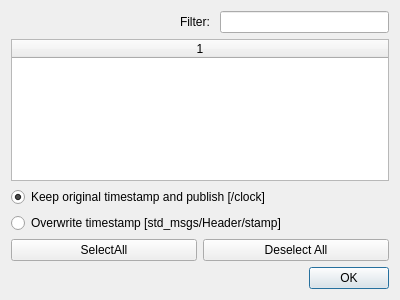
<?xml version="1.0" encoding="UTF-8"?>
<ui version="4.0">
  <class>PublisherSelect</class>
  <widget class="QDialog" name="PublisherSelect">
    <property name="geometry">
      <rect>
        <x>0</x>
        <y>0</y>
        <width>400</width>
        <height>300</height>
      </rect>
    </property>
    <property name="minimumSize">
      <size>
        <width>400</width>
        <height>300</height>
      </size>
    </property>
    <property name="windowTitle">
      <string>Select topics to be published</string>
    </property>
    <layout class="QVBoxLayout" name="verticalLayout">
      <item>
        <layout class="QHBoxLayout" name="horizontalLayoutFilter">
          <item>
            <spacer name="horizontalSpacerFilter">
              <property name="orientation">
                <enum>Qt::Horizontal</enum>
              </property>
              <property name="sizeHint" stdset="0">
                <size>
                  <width>40</width>
                  <height>20</height>
                </size>
              </property>
            </spacer>
          </item>
          <item>
            <widget class="QLabel" name="labelFilter">
              <property name="text">
                <string>Filter: </string>
              </property>
            </widget>
          </item>
          <item>
            <widget class="QLineEdit" name="lineEditFilter">
              <property name="maximumSize">
                <size>
                  <width>300</width>
                  <height>16777215</height>
                </size>
              </property>
              <property name="clearButtonEnabled">
                <bool>true</bool>
              </property>
            </widget>
          </item>
        </layout>
      </item>
      <item>
        <widget class="QTableWidget" name="listTopics">
          <property name="sizePolicy">
            <sizepolicy hsizetype="Minimum" vsizetype="Expanding">
              <horstretch>0</horstretch>
              <verstretch>0</verstretch>
            </sizepolicy>
          </property>
          <property name="sizeAdjustPolicy">
            <enum>QAbstractScrollArea::AdjustIgnored</enum>
          </property>
          <property name="editTriggers">
            <set>QAbstractItemView::NoEditTriggers</set>
          </property>
          <property name="showDropIndicator" stdset="0">
            <bool>false</bool>
          </property>
          <property name="dragDropOverwriteMode">
            <bool>false</bool>
          </property>
          <property name="selectionMode">
            <enum>QAbstractItemView::MultiSelection</enum>
          </property>
          <property name="selectionBehavior">
            <enum>QAbstractItemView::SelectRows</enum>
          </property>
          <property name="textElideMode">
            <enum>Qt::ElideRight</enum>
          </property>
          <property name="sortingEnabled">
            <bool>true</bool>
          </property>
          <property name="columnCount">
            <number>1</number>
          </property>
          <attribute name="horizontalHeaderDefaultSectionSize">
            <number>300</number>
          </attribute>
          <attribute name="horizontalHeaderShowSortIndicator" stdset="0">
            <bool>true</bool>
          </attribute>
          <attribute name="horizontalHeaderStretchLastSection">
            <bool>true</bool>
          </attribute>
          <attribute name="verticalHeaderMinimumSectionSize">
            <number>18</number>
          </attribute>
          <attribute name="verticalHeaderDefaultSectionSize">
            <number>21</number>
          </attribute>
          <column/>
        </widget>
      </item>
      <item>
        <widget class="QRadioButton" name="radioButtonClock">
          <property name="focusPolicy">
            <enum>Qt::NoFocus</enum>
          </property>
          <property name="toolTip">
            <string>&lt;html&gt;&lt;head/&gt;&lt;body&gt;&lt;p&gt;&lt;span style=&quot;
              color:#2e3436;&quot;&gt;Publish the topic [/clock].&lt;/span&gt;&lt;span style=&quot;
              font-family:'monospace'; color:#2e3436;&quot;/&gt;&lt;/p&gt;&lt;p&gt;&lt;span
              style=&quot; font-family:'monospace'; color:#2e3436;&quot;&gt;You should set rosparam
              use_sim_time = true&lt;/span&gt;&lt;/p&gt;&lt;/body&gt;&lt;/html&gt;</string>
          </property>
          <property name="text">
            <string>Keep original timestamp and publish [/clock]</string>
          </property>
          <property name="checked">
            <bool>true</bool>
          </property>
        </widget>
      </item>
      <item>
        <widget class="QRadioButton" name="radioButtonHeaderStamp">
          <property name="focusPolicy">
            <enum>Qt::NoFocus</enum>
          </property>
          <property name="toolTip">
            <string>&lt;html&gt;&lt;head/&gt;&lt;body&gt;&lt;p&gt;&lt;span style=&quot;
              color:#2e3436;&quot;&gt;Pretend it is a new
              message.&lt;/span&gt;&lt;/p&gt;&lt;p&gt;&lt;span style=&quot; font-family:'monospace';
              color:#2e3436;&quot;&gt;The timestamp of the original message will be overwritten with
              ros::Time::Now()&lt;/span&gt;&lt;/p&gt;&lt;/body&gt;&lt;/html&gt;</string>
          </property>
          <property name="text">
            <string>Overwrite timestamp [std_msgs/Header/stamp]</string>
          </property>
        </widget>
      </item>
      <item>
        <layout class="QHBoxLayout" name="horizontalLayout">
          <item>
            <widget class="QPushButton" name="pushButtonSelect">
              <property name="focusPolicy">
                <enum>Qt::NoFocus</enum>
              </property>
              <property name="text">
                <string>SelectAll</string>
              </property>
            </widget>
          </item>
          <item>
            <widget class="QPushButton" name="pushButtonDeselect">
              <property name="focusPolicy">
                <enum>Qt::NoFocus</enum>
              </property>
              <property name="text">
                <string>Deselect All</string>
              </property>
            </widget>
          </item>
        </layout>
      </item>
      <item>
        <widget class="QDialogButtonBox" name="buttonBox">
          <property name="orientation">
            <enum>Qt::Horizontal</enum>
          </property>
          <property name="standardButtons">
            <set>QDialogButtonBox::Ok</set>
          </property>
        </widget>
      </item>
    </layout>
  </widget>
  <resources />
  <connections>
    <connection>
      <sender>buttonBox</sender>
      <signal>accepted()</signal>
      <receiver>PublisherSelect</receiver>
      <slot>accept()</slot>
      <hints>
        <hint type="sourcelabel">
          <x>248</x>
          <y>254</y>
        </hint>
        <hint type="destinationlabel">
          <x>157</x>
          <y>274</y>
        </hint>
      </hints>
    </connection>
    <connection>
      <sender>buttonBox</sender>
      <signal>rejected()</signal>
      <receiver>PublisherSelect</receiver>
      <slot>reject()</slot>
      <hints>
        <hint type="sourcelabel">
          <x>316</x>
          <y>260</y>
        </hint>
        <hint type="destinationlabel">
          <x>286</x>
          <y>274</y>
        </hint>
      </hints>
    </connection>
  </connections>
</ui>
